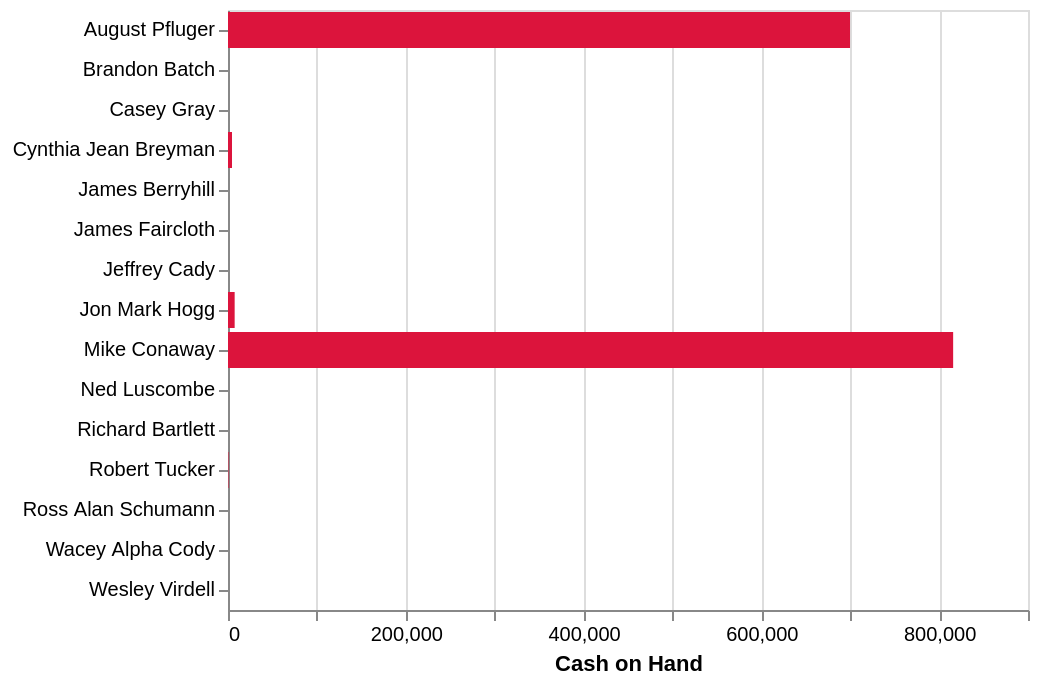

Write notebook code for a chart like this one.
### Code cell
chart = alt.Chart(all_totals).mark_bar(color='crimson').encode(
    alt.X('cash_on_hand_end_period', title='Cash on Hand'),
    alt.Y('name', title=None)
)

chart

### Figure 1 — Vega-Lite specification as saved in the notebook (floating-point values rounded to 4 significant figures)
{"$schema": "https://vega.github.io/schema/vega-lite/v3.4.0.json", "config": {"mark": {"tooltip": null}, "view": {"height": 300, "width": 400}}, "data": {"name": "data-5d2d6ee2399fc3f346dbc64def02a4b8"}, "datasets": {"data-5d2d6ee2399fc3f346dbc64def02a4b8": [{"cash_on_hand_end_period": 4500, "contributions": 2500, "debts_owed_by_committee": 0, "disbursements": 19790.0, "name": "Cynthia Jean Breyman", "receipts": 19290.0}, {"cash_on_hand_end_period": 0, "contributions": 0, "debts_owed_by_committee": 0, "disbursements": 0, "name": "Ross Alan Schumann", "receipts": 0}, {"cash_on_hand_end_period": 0, "contributions": 0, "debts_owed_by_committee": 0, "disbursements": 0, "name": "Brandon Batch", "receipts": 0}, {"cash_on_hand_end_period": 7488.0, "contributions": 7043.0, "debts_owed_by_committee": 0, "disbursements": 2279.0, "name": "Jon Mark Hogg", "receipts": 9767.0}, {"cash_on_hand_end_period": 699800.0, "contributions": 832760, "debts_owed_by_committee": 18100.0, "disbursements": 5134.0, "name": "August Pfluger", "receipts": 704910}, {"cash_on_hand_end_period": 0, "contributions": 0, "debts_owed_by_committee": 0, "disbursements": 0, "name": "Wesley Virdell", "receipts": 0}, {"cash_on_hand_end_period": 0, "contributions": 22350, "debts_owed_by_committee": 0, "disbursements": 22620.0, "name": "Richard Bartlett", "receipts": 22620.0}, {"cash_on_hand_end_period": 520.5, "contributions": 0, "debts_owed_by_committee": 3830.0, "disbursements": 594.5, "name": "Robert Tucker", "receipts": 245}, {"cash_on_hand_end_period": 0, "contributions": 0, "debts_owed_by_committee": 0, "disbursements": 0, "name": "Wacey Alpha Cody", "receipts": 0}, {"cash_on_hand_end_period": 0, "contributions": 0, "debts_owed_by_committee": 0, "disbursements": 0, "name": "Jeffrey Cady", "receipts": 0}, {"cash_on_hand_end_period": 0, "contributions": 0, "debts_owed_by_committee": 0, "disbursements": 0, "name": "James Berryhill", "receipts": 0}, {"cash_on_hand_end_period": 815800.0, "contributions": 439700.0, "debts_owed_by_committee": 0, "disbursements": 719000.0, "name": "Mike Conaway", "receipts": 435800.0}, {"cash_on_hand_end_period": 0, "contributions": 0, "debts_owed_by_committee": 0, "disbursements": 0, "name": "Ned Luscombe", "receipts": 0}, {"cash_on_hand_end_period": 0, "contributions": 0, "debts_owed_by_committee": 0, "disbursements": 0, "name": "Casey Gray", "receipts": 0}, {"cash_on_hand_end_period": 0, "contributions": 0, "debts_owed_by_committee": 0, "disbursements": 0, "name": "James Faircloth", "receipts": 0}]}, "encoding": {"x": {"field": "cash_on_hand_end_period", "title": "Cash on Hand", "type": "quantitative"}, "y": {"field": "name", "title": null, "type": "nominal"}}, "mark": {"color": "crimson", "type": "bar"}}
